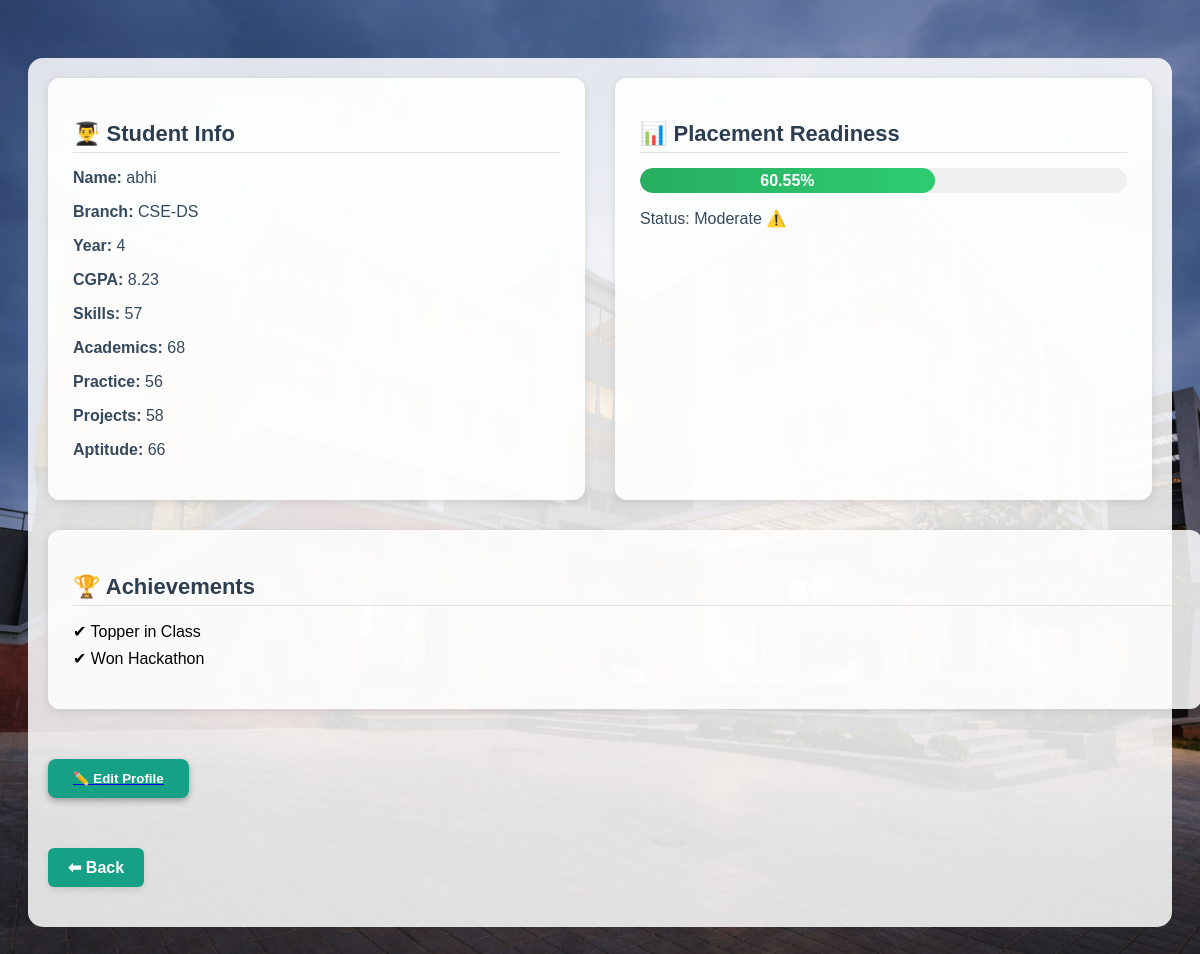
Page /profile/ (signed in) on the committed database.
### accounts/models.py (models this page shows, shortened)
class User(AbstractUser):
    ROLE_CHOICES = (
        ('student', 'Student'),
        ('placement', 'Placement'),
    )
    role = models.CharField(max_length=20, choices=ROLE_CHOICES, default='student')

class Student(models.Model):
    user = models.OneToOneField(User, on_delete=models.CASCADE)
    branch = models.CharField(max_length=100)
    year = models.IntegerField()
    cgpa = models.FloatField()
    skills = models.IntegerField(default=0)
    academics = models.IntegerField(default=0)
    practice = models.IntegerField(default=0)
    projects = models.IntegerField(default=0)
    aptitude = models.IntegerField(default=0)
    achievements = models.TextField(blank=True, null=True)
    placed = models.BooleanField(default=False)
    company = models.CharField(max_length=100, blank=True, null=True)
    applied_companies = models.TextField(blank=True, null=True)
    role = models.CharField(max_length=100, blank=True, null=True)  # store as comma-separated
    def get_achievements(self):
        if not self.achievements:
            return []
        try:
            return json.loads(self.achievements)
        except:
            return [a.strip() for a in self.achievements.split(',')]

### accounts/views.py (the view)
# urls.py: path('profile/', views.student_profile, name='student_profile'),
@login_required
def student_profile(request):
    if request.user.role != 'student':
        return redirect('login')
    student = get_object_or_404(Student, user=request.user)
    readiness_score = calculate_readiness_score(student)
    student_data = {
        'name': student.user.get_full_name() or student.user.username,
        'branch': student.branch,
        'year': student.year,
        'cgpa': student.cgpa,
        'skills': student.skills,
        'academics': student.academics,
        'practice': student.practice,
        'projects': student.projects,
        'aptitude': student.aptitude,
        'achievements': student.get_achievements(),  # returns a list
        'readiness_score': readiness_score
    }
    return render(request, 'student_profile.html', {'student': student_data})

### accounts/scoring.py (called while the page is built)
def calculate_readiness_score(student: Student, target_role: Optional[str] = None) -> float:
    weights = ROLE_WEIGHTS.get(target_role, DEFAULT_WEIGHTS)
    score = (
        student.skills * weights['skills'] +
        student.academics * weights['academics'] +
        student.practice * weights['practice'] +
        student.projects * weights['projects'] +
        student.aptitude * weights['aptitude']
    )
    return round(score, 2)

### templates/student_profile.html (shortened to what this page needs)
{% load static %}
<!DOCTYPE html>
<html lang="en">
<head>
    <link rel="stylesheet" href="{% static 'css/profile.css' %}">
</head>
<body class="profile-page-bg">
<div class="main profile-page">
    <div class="top-row">
        <div class="profile-container info-container">
            <h2>👨‍🎓 Student Info</h2>
            <p><strong>Name:</strong> {{ student.name }}</p>
            <p><strong>Branch:</strong> {{ student.branch }}</p>
            <p><strong>Year:</strong> {{ student.year }}</p>
            <p><strong>CGPA:</strong> {{ student.cgpa }}</p>
            <p><strong>Skills:</strong> {{ student.skills }}</p>
            <p><strong>Academics:</strong> {{ student.academics }}</p>
            <p><strong>Practice:</strong> {{ student.practice }}</p>
            <p><strong>Projects:</strong> {{ student.projects }}</p>
            <p><strong>Aptitude:</strong> {{ student.aptitude }}</p>
        </div>
        <div class="profile-container readiness-container">
            <h2>📊 Placement Readiness</h2>
            <div class="progress-bar">
                <div class="progress" style="width: {{ student.readiness_score }}%;">
                    {{ student.readiness_score }}%
                </div>
            </div>
            <p>Status:
                {% if student.readiness_score > 75 %}
                    Placement Ready ✅
                {% elif student.readiness_score > 50 %}
                    Moderate ⚠️
                {% else %}
                    Needs Improvement ❌
                {% endif %}
            </p>
        </div>
    </div>
    <div class="profile-container achievements-container">
        <h2>🏆 Achievements</h2>
        <ul>
            {% for achievement in student.achievements %}
            <li>✔ {{ achievement }}</li>
            {% empty %}
            <li>No achievements listed yet.</li>
            {% endfor %}
        </ul>
    </div>
    <div style="margin-top: 20px; text-align: left;">
        <a href="{% url 'edit_profile' %}">
            <button style="
                padding: 12px 25px;
                background-color: #16a085;
                color: white;
                border: none;
                border-radius: 8px;
                cursor: pointer;
                font-weight: bold;
                box-shadow: 0 3px 6px rgba(0,0,0,0.3);
                display: flex;
                align-items: center;
                gap: 8px;
                transition: 0.3s;
            "
            onmouseover="this.style.backgroundColor='#138d75';"
            onmouseout="this.style.backgroundColor='#16a085';">
                ✏️ Edit Profile
            </button>
        </a>
    </div>
    <div style="margin: 20px 0;">
    <a href="{% url 'student_dashboard' %}" style="
        display: inline-block;
        padding: 10px 20px;
        background-color: #16a085;
        color: white;
        font-weight: bold;
        border-radius: 6px;
        text-decoration: none;
        transition: 0.3s;
        box-shadow: 0 3px 6px rgba(0,0,0,0.1);
    " onmouseover="this.style.backgroundColor='#138d75';" onmouseout="this.style.backgroundColor='#16a085';"> ⬅ Back</a>
</div>
</div>
</body>
</html>

### static/css/profile.css (style rules this page uses)
body.profile-page-bg { background-image: url('/static/images/coplog.png'); background-size: cover; background-position: center; background-repeat: no-repeat; font-family: Arial, sans-serif; padding: 50px 20px; min-height: 100vh; position: relative; }
.profile-page { max-width: 1200px; margin: 0 auto; background: rgba(255, 255, 255, 0.85); border-radius: 15px; padding: 20px; display: flex; flex-direction: column; gap: 30px; }
.top-row { display: flex; gap: 30px; flex-wrap: wrap; }
.profile-container, .readiness-container { background: rgba(255, 255, 255, 0.9); border-radius: 12px; color: #34495e; padding: 25px; box-shadow: 0 2px 8px rgba(0,0,0,0.1); }
.info-container { flex: 1; min-width: 300px; }
.readiness-container { flex: 1; min-width: 300px; }
.achievements-container { width: 100%; background:rgb(255 255 255 / 85%); border-radius: 12px; padding: 25px; box-shadow: 0 2px 8px rgba(0,0,0,0.1); color: black; }
.profile-container h2, .readiness-container h2, .achievements-container h2 { margin-bottom: 15px; font-size: 22px; color: #2c3e50; border-bottom: 1px solid #e0e0e0; padding-bottom: 5px; }
.readiness-container .progress-bar { width: 100%; background: #f0f0f0; border-radius: 25px; height: 25px; overflow: hidden; margin: 10px 0; }
.readiness-container .progress-bar .progress { height: 100%; background: linear-gradient(90deg, #27ae60, #2ecc71); border-radius: 25px; transition: width 1s ease; text-align: center; color: white; line-height: 25px; font-weight: bold; }
.profile-container p, .readiness-container p, .achievements-container p { color: #34495e; }
.achievements-container ul { list-style: none; padding: 0; }
.achievements-container li { text-align: left; margin: 8px 0; font-size: 16px; }

### rows in the picture
User: name "abhi"
Student: branch "CSE-DS", cgpa "8.23"

### other values in the picture
{{ student.year }} "4"
{{ student.skills }} "57"
{{ student.academics }} "68"
{{ student.practice }} "56"
{{ student.projects }} "58"
{{ student.aptitude }} "66"
{{ student.readiness_score }} "60.55"
{{ achievement }} "Topper in Class" "Won Hackathon"
